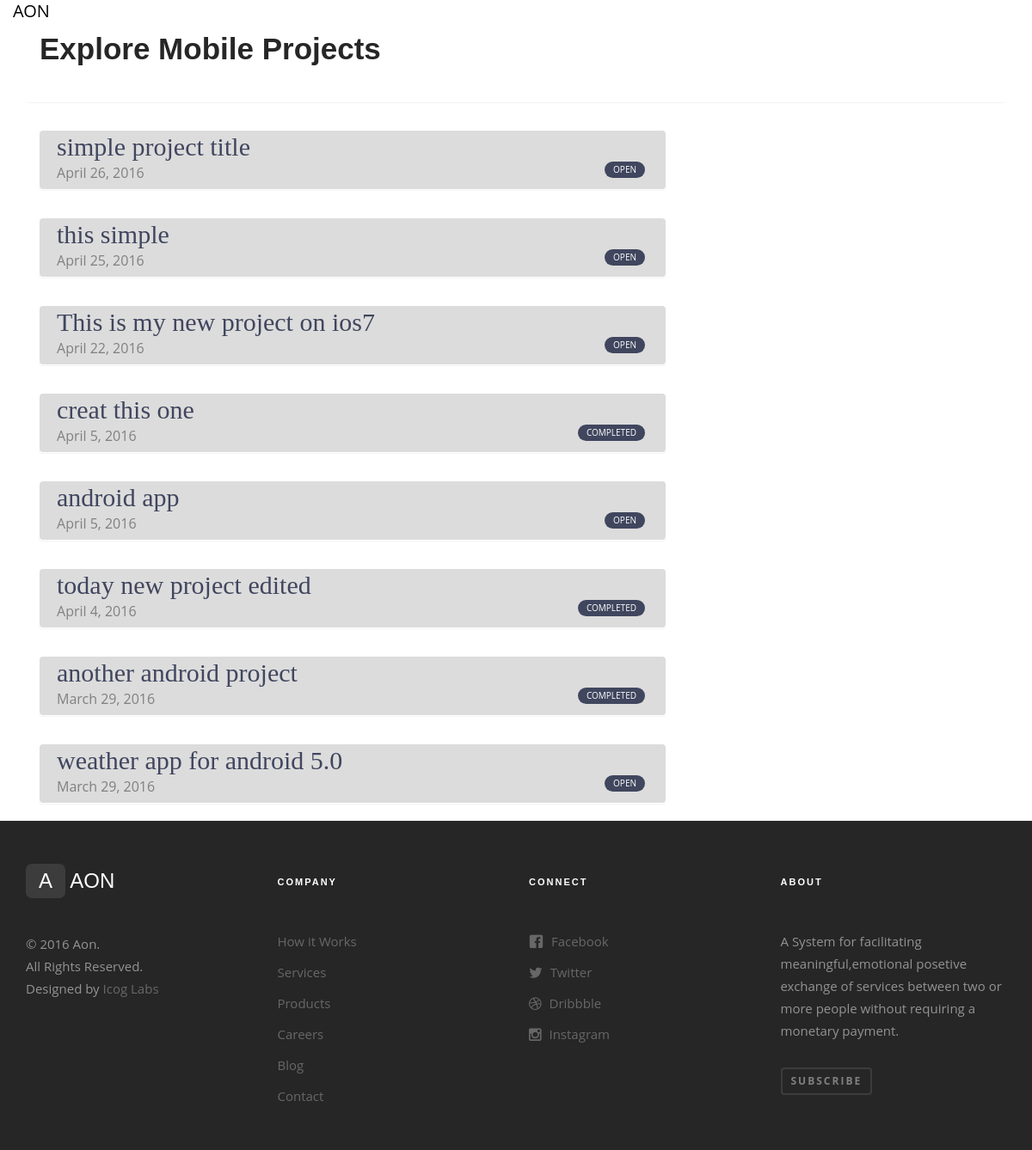
Screenshot of /explore/mobile/ with the database file from the repository.
### app/models.py (models this page shows, shortened)
class RequestCategory(models.Model):
    name = models.CharField(max_length=200)
    slug = models.SlugField(max_length=200, unique=True, blank=True)
    description = models.TextField(blank=True)
    sub_categories = models.ManyToManyField(RequestSubCategory, blank=True)
    created = models.DateTimeField(auto_now_add=True)
    updated = models.DateTimeField(auto_now=True)
    class Meta:
        verbose_name = "RequestCategory"
        verbose_name_plural = "Request Categories"

class Request(models.Model):
    PROJECT_STATUS = (
        (STATUS_OPEN, _('Open')),
        (STATUS_DONE, _('Done')),
        (STATUS_CLOSED, _('Closed'))
    )
    title = models.CharField(max_length=200)
    type = models.ForeignKey(RequestCategory, blank=True, null=True)
    description = models.TextField(blank=True)
    slug = models.SlugField(max_length=200, unique=True, blank=True)
    status = models.SmallIntegerField(choices=PROJECT_STATUS, blank=True, default=STATUS_OPEN)
    created_by = models.ForeignKey(User, related_name='requested_by')
    skills = models.ManyToManyField(SkillTag, blank=True, related_name='collaborators')
    collaborators = models.ManyToManyField(User, blank=True)
    publish = models.BooleanField(blank=True, default=True)
    created = models.DateTimeField(auto_now_add=True)
    updated = models.DateTimeField(auto_now=True)
    objects = RequestQuerySet.as_manager()
    class Meta:
        verbose_name = "Request"
        verbose_name_plural = "Requests"
        ordering = ["-created"]

### app/views.py (the view)
# urls.py: url(r'^explore/(?P<category_name>[\w-]+)/$', views.filter_projects, name='explore_filter'),
def filter_projects(request, category_name):
    catagory = get_object_or_404(RequestCategory, slug=category_name)
    result_projects = Request.objects.filter(type=catagory)
    if request.user.is_authenticated():
        template = 'app/explore_auth.html'
    else:
        template = 'app/explore.html'
    return render(request=request, template_name=template,
                  context={'projects': result_projects, 'category': catagory.name})

### app/templatetags/app_tags_filters.py (called while the page is built)
@register.filter(name='display_status')
def get_status_val(value):
    if value == 100:
        return  "OPEN"
    elif value == 101:
        return "COMPLETED"
    elif value == 102:
        return "CLOSED"
    else:
        return "Error"

### app/templates/app/explore.html
{% extends "non-signed-in-base-2.html" %}
{% block content %}
    {% include 'app/explore_projects.html' %}
{% endblock %}

### app/templates/app/explore_projects.html
<div class="container">
    <div class="panel">
        <div class="panel-heading">
            <h2>Explore {{ category }} Projects</h2>
        </div>
    </div>
    <div class="col-xs-8">
    {% if projects %}
    {% for project in projects %}
        <div class="panel">
        <div class="app-project-list-item">
               <a class="dashboard-project-title" href="{% url 'project_detail' project.slug %}"> {{ project.title }}</a>
               <div>
                   {{ project.created |date }}
                   {% load app_tags_filters %}
                   <span class="tag" style="color: #FFF;float: right">{{project.status | display_status }}</span>
               </div>
        </div>
        </div>
    {% endfor %}
    {% else %}
        <div class="panel system-message">
            No Projects Found In This Category!
        </div>
    {% endif %}
</div>
</div>

### aon/static/app/css/app_style.css (style rules this page uses)
.tag { font-size: 10px; padding: 2px 10px; line-height: 1.5; font-family: "Open Sans", Arial, sans-serif; text-transform: uppercase; color: #FFF; margin: 0 4px 4px 0; -webkit-border-radius: 30px; -moz-border-radius: 30px; -ms-border-radius: 30px; border-radius: 30px; display: -moz-inline-stack; display: inline-block; zoom: 1; background:#40465E; }
.dashboard-project-title { font-size: 30px; color: #40465E; font-family: exo ; }
.brand-nav a , span { color: #FFF; }
.app-project-list-item { margin-top:12px; padding:6px 20px; border-radius: 4px; background-color: rgba(128, 128, 128, 0.28) }

### rows the page displays
RequestCategory: name "Mobile"
Request: title "simple project title", created "April 26, 2016", status|display_status "OPEN"
Request: title "this simple", created "April 25, 2016", status|display_status "OPEN"
Request: title "This is my new project on ios7", created "April 22, 2016", status|display_status "OPEN"
Request: title "creat this one", created "April 5, 2016", status|display_status "COMPLETED"
Request: title "android app", created "April 5, 2016", status|display_status "OPEN"
Request: title "today new project edited", created "April 4, 2016", status|display_status "COMPLETED"
Request: title "another android project", created "March 29, 2016", status|display_status "COMPLETED"
Request: title "weather app for android 5.0", created "March 29, 2016", status|display_status "OPEN"
